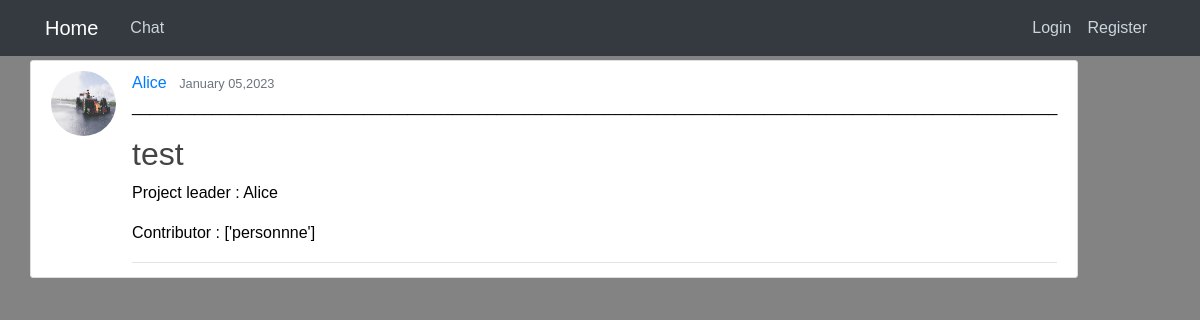
The app's page /post/2/ with its own data.
### blog/models.py (models this page shows, shortened)
class Post(models.Model):
    date_posted = models.DateTimeField(default=timezone.now)
    author = models.ForeignKey(User, on_delete=models.CASCADE)
    title = models.CharField(max_length=100)
    contributor = models.CharField(max_length=100)
    status = models.TextField()
    tasks_subtasks =  models.TextField()
    priority =  models.TextField()
    class Meta:
        ordering = ['contributor']
    def get_all_contributor(self):
        contributor_inTab = []
        contributors = ""
        i = 0
        for letter in self.contributor:
            if letter == ';':
                 contributor_inTab += [contributors]
                 contributors = ""
                 i+=1
            else:
                contributors+= letter
        contributor_inTab +=[contributors]
        return contributor_inTab

### users/models.py (models this page shows, shortened)
class Profile(models.Model):
    user = models.OneToOneField(User, on_delete=models.CASCADE)
    image = models.ImageField(default='default.jpg', upload_to='profile_pics')

### blog/views.py (the view)
# urls.py: path('post/<int:pk>/', PostDetailView.as_view(), name='post-detail'),
class PostDetailView(DetailView):
    model = Post
    password = forms.CharField(widget=forms.PasswordInput)

### blog/templates/Blog/post_detail.html (shortened to what this page needs)
{% extends "blog/base.html" %}
{% block content %}
       <article class="media content-section">
        <img class="rounded-circle article-img" src="{{ object.author.profile.image.url}}">
    <div class="media-body">
    <div class="article-metadata">
      <a class="mr-2" href="#">{{ object.author }}</a>
      <small class="text-muted">{{ object.date_posted|date:"F d,Y" }}</small>
      <p>________________________________________________________________________________________________________</p>
      <h2 class="article-title"> {{ object.title }}</h2>
      <p>Project leader :  {{ object.author }}</p>
      <p>Contributor : {{ object.get_all_contributor }}</p>
</article>
{% endblock %}

### blog/static/blog/main.css (style rules this page uses)
* { margin: 0; padding: 0; box-sizing: border-box; }
body { background: #838383; color: #000000; margin-top: 5rem; margin: 0; }
h1, h2, h3, h4, h5, h6 { color: #444444; }
.content-section { background: #ffffff; padding: 10px 20px; border: 1px solid #dddddd; border-radius: 3px; margin-bottom: 20px; }
.article-title { color: #444444; }
.article-img { height: 65px; width: 65px; margin-right: 16px; }
.article-metadata { padding-bottom: 1px; margin-bottom: 4px; border-bottom: 1px solid #e3e3e3 }
body { font-family: Arial, sans-serif; }

### records on screen
Post: author.profile.image (picture), author "Alice", date_posted "January 05,2023", title "test", get_all_contributor "['personnne']"
